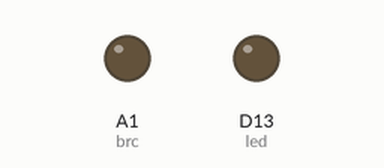
This program was run on a simulated CircuitPython board. Shown: output pins drawn as LEDs (lit = HIGH). No radio messages arrive unless stated (any console line starting 'radio sent:' is added by the test bench); what the program prints to the serial console is not drawn.

Above: at 0.1 s.
At 2.1 s:
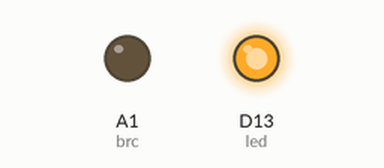
At 4.3 s:
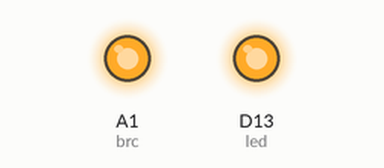
Timing chart, 0 to 5.8 s (numbered marks = the images above):
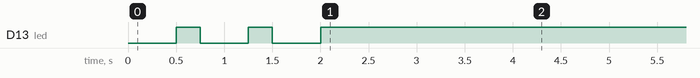

The program:

code.py
```python
import time

import adafruit_rfm9x
import board
import busio
import digitalio


def start(bot):
    """
    Start sequence from the Open Interface manual.
    """
    for command in (b"\x80", b"\x83", b"\x87"):
        bot.write(command)


def stop(bot):
    """
    Stop sequence from the Open Interface manual.
    """
    for command in (b"\x85", b"\xAD"):
        bot.write(command)


def keep_alive(brc):
    """
    Pulse the roomba to prevent deep sleep.
    """
    print("Keep alive")
    for i in range(2):
        brc.value = False
        time.sleep(1)
        brc.value = True


def command_received(led):
    for i in range(3):
        time.sleep(0.25)
        led.value = False
        time.sleep(0.25)
        led.value = True
        time.sleep(0.25)
        led.value = False


# base board
print("Intializing board")
spi = busio.SPI(board.SCK, MOSI=board.MOSI, MISO=board.MISO)
bot = busio.UART(board.TX, board.RX, baudrate=115200)

# pin out to the BRC pin on the Open Interface
brc = digitalio.DigitalInOut(board.A1)
brc.direction = digitalio.Direction.OUTPUT

# radio
print("Initializing radio")
cs = digitalio.DigitalInOut(board.RFM9X_CS)
reset = digitalio.DigitalInOut(board.RFM9X_RST)
rfm9x = adafruit_rfm9x.RFM9x(spi, cs, reset, 433.0)

# external observation
print("Signal to the outside world")
led = digitalio.DigitalInOut(board.D13)
led.direction = digitalio.Direction.OUTPUT
command_received(led)
led.value = True

keep_alive(brc)

elapsed_time = 0

while True:
    elapsed_time += 3

    if elapsed_time > 270:
        keep_alive(brc)
        elapsed_time = 0

    try:
        print("receiving")
        # Time to wait (in seconds) for a packet to be received
        # We could go faster, but in this scenario it's not needed
        packet = rfm9x.receive(0.5)

        if packet is not None:
            packet_txt = str(packet, "ascii")
            print(packet_txt)

            if packet_txt == "0":
                command_received(led)
                led.value = True
                stop(bot)
                led.value = False
            elif packet_txt == "1":
                command_received(led)
                start(bot)
                led.value = True
            else:
                print("\nUnknown packet: {}\n".format(packet_txt))

    # from time to time we can get corrupted packets
    # instead of hanging or completely exiting pass
    # on the errors and restart the loop listening
    # for the next signal
    except:
        elapsed_time = 0
        pass
```
